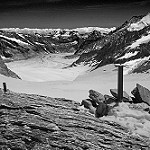
#> input picture data/11.jpg, 150 x 150 px; its folder holds only this picture in this run
$ python example.py
#> lines starting #> are read from the running program, lines starting #| are printed output that depends on the picture
#> further down, img is the input picture: shape (150, 150, 3); min 0, max 255, mean 111.5
### outlineExtractor.py
import numpy as np
import cv2
import matplotlib.pyplot as plt
import math
import os
import json

"""
The class is to extract the outline from a picture,
help the image classification to get the feature.
img: image to be handled with.

img_gamma: image after gamma correction.
gradient: image after morphology.
closing: image after closing.
"""

class outlineExtractor:
    def __init__(self, img): # Initial the class
        self.img = img
        self.img_gamma = []
        self.gradient = []
        self.closing = []

    def gammaCorrection(self, gammaRate = 0.7): # adjust the level of gamma, default = 0.7
#> called with gammaRate = 0.7
        print("Start gamma correction...")
        # convert img to gray
        gray = cv2.cvtColor(self.img, cv2.COLOR_BGR2GRAY)
        # compute gamma = log(mid*255)/log(mean)
        mid = gammaRate
        mean = np.mean(gray)
#> mean = 111.5
        gamma = math.log(mid*255)/math.log(mean)
#> gamma = 1.1
        # do gamma correction
        self.img_gamma = np.power(self.img, gamma).clip(0,255).astype(np.uint8)
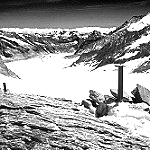
#> self.img_gamma: shape (150, 150, 3); min 0, max 255, mean 158.5
    def morphology(self, kernal_size = (3,3)): # adjust kernal size, decide the datail the aglorithm use.
#> called with kernal_size = (3, 3)
        print("Start to get the outline...")
        kernel = cv2.getStructuringElement(cv2.MORPH_RECT, kernal_size)
        self.gradient = cv2.morphologyEx(self.img_gamma, cv2.MORPH_GRADIENT, kernel)
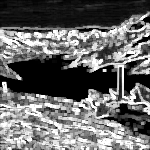
#> self.gradient: shape (150, 150, 3); min 0, max 255, mean 104.3
        self.closing = cv2.morphologyEx(self.gradient, cv2.MORPH_CLOSE, kernel, iterations=10)
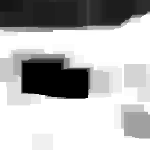
#> self.closing: shape (150, 150, 3); min 0, max 255, mean 179.7

### example.py
import numpy as np
import cv2
import matplotlib.pyplot as plt
import math
import os
import json
from outlineExtractor import *
path_folder_test = './data'
os.chdir(path_folder_test) # Setting data path
list_img = os.listdir() # Get all img as a list from the file.
os.chdir('../') # recover the path

print(list_img) # Check the example data.

# Start to handle every image and output the outline image.
for target in list_img:
    print("Now ", target, ' ...')
    path = './data/' + target
    img = cv2.imread(path)
    img_process = outlineExtractor(img) # Implement the class on image.
    img_process.gammaCorrection() # Conduct the gamma correction to brighten the picture.
    img_process.morphology() # Doing morphology to outline the image.
    cv2.imwrite('./output/gamma/' + target, img_process.img_gamma)  # Output the img after gamma
    cv2.imwrite('./output/outline/' + target, img_process.gradient) # Output the outline
    cv2.imwrite('./output/closing/' + target, img_process.closing)  # Output the img after closing
    print('---end---')

$ run again, on data/28.jpg
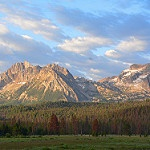
#> input picture data/28.jpg, 150 x 150 px
#> img is the input picture: shape (150, 150, 3); mean B, G, R 143.2, 139, 131.7
#> in gammaCorrection, `gray = cv2.cvtColor(self.img, cv2.COLOR_BGR2GRAY)`:
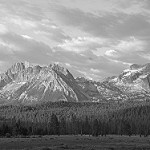
#> gray: shape (150, 150); min 8, max 253, mean 137.3
#> mean = 137.3
#> gamma = 1.05
#> in morphology, `self.closing = cv2.morphologyEx(self.gradient, cv2.MORPH_CLOSE, kernel..`:
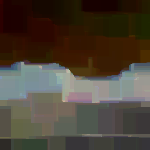
#> self.closing: shape (150, 150, 3); mean B, G, R 54.8, 66.4, 75.6

$ run again, on data/3.jpg
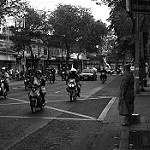
#> input picture data/3.jpg, 150 x 150 px
#> img is the input picture: shape (150, 150, 3); min 0, max 255, mean 69.1
#> mean = 69.13
#> gamma = 1.22
#> in morphology, `self.gradient = cv2.morphologyEx(self.img_gamma, cv2.MORPH_GRADIENT, k..`:
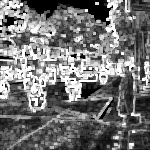
#> self.gradient: shape (150, 150, 3); min 0, max 255, mean 115.1
#> in morphology, `self.closing = cv2.morphologyEx(self.gradient, cv2.MORPH_CLOSE, kernel..`:
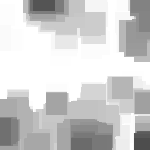
#> self.closing: shape (150, 150, 3); min 77, max 255, mean 205.7

$ run again, on data/30.jpg
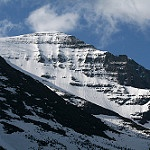
#> input picture data/30.jpg, 150 x 150 px
#> img is the input picture: shape (150, 150, 3); mean B, G, R 122.6, 107.2, 94.4
#> in gammaCorrection, `gray = cv2.cvtColor(self.img, cv2.COLOR_BGR2GRAY)`:
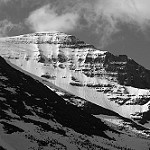
#> gray: shape (150, 150); min 0, max 255, mean 105.1
#> mean = 105.1
#> gamma = 1.11
#> in morphology, `self.closing = cv2.morphologyEx(self.gradient, cv2.MORPH_CLOSE, kernel..`:
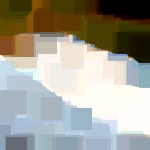
#> self.closing: shape (150, 150, 3); mean B, G, R 146.9, 158.7, 160.5

$ run again, on data/14.jpg
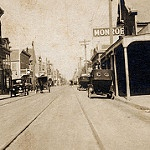
#> input picture data/14.jpg, 150 x 150 px
#> img is the input picture: shape (150, 150, 3); mean B, G, R 137.4, 156.9, 170.9
#> in gammaCorrection, `gray = cv2.cvtColor(self.img, cv2.COLOR_BGR2GRAY)`:
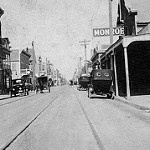
#> gray: shape (150, 150); min 0, max 254, mean 158.9
#> mean = 158.9
#> gamma = 1.02
#> in morphology, `self.closing = cv2.morphologyEx(self.gradient, cv2.MORPH_CLOSE, kernel..`:
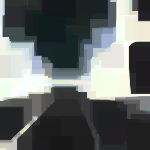
#> self.closing: shape (150, 150, 3); mean B, G, R 103.9, 104.5, 99.8
